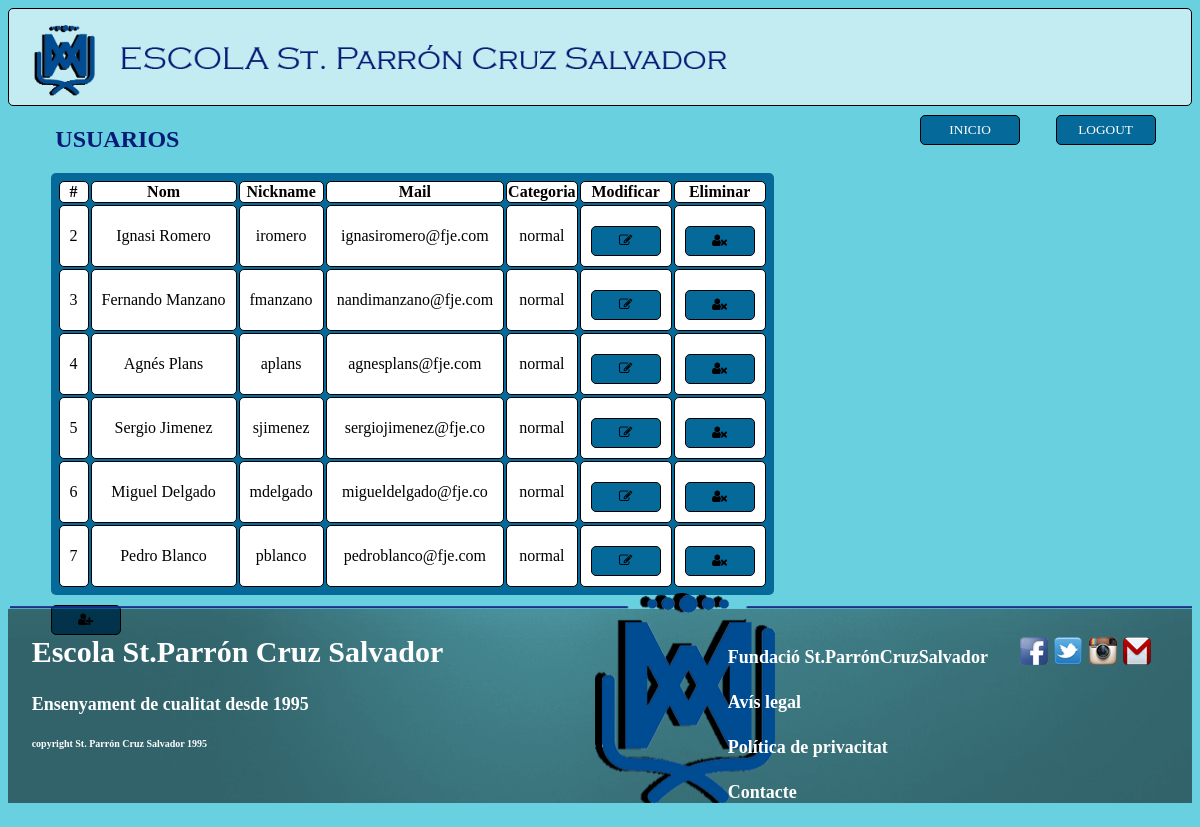
Before: /administracionAdmin.php with the older database file.
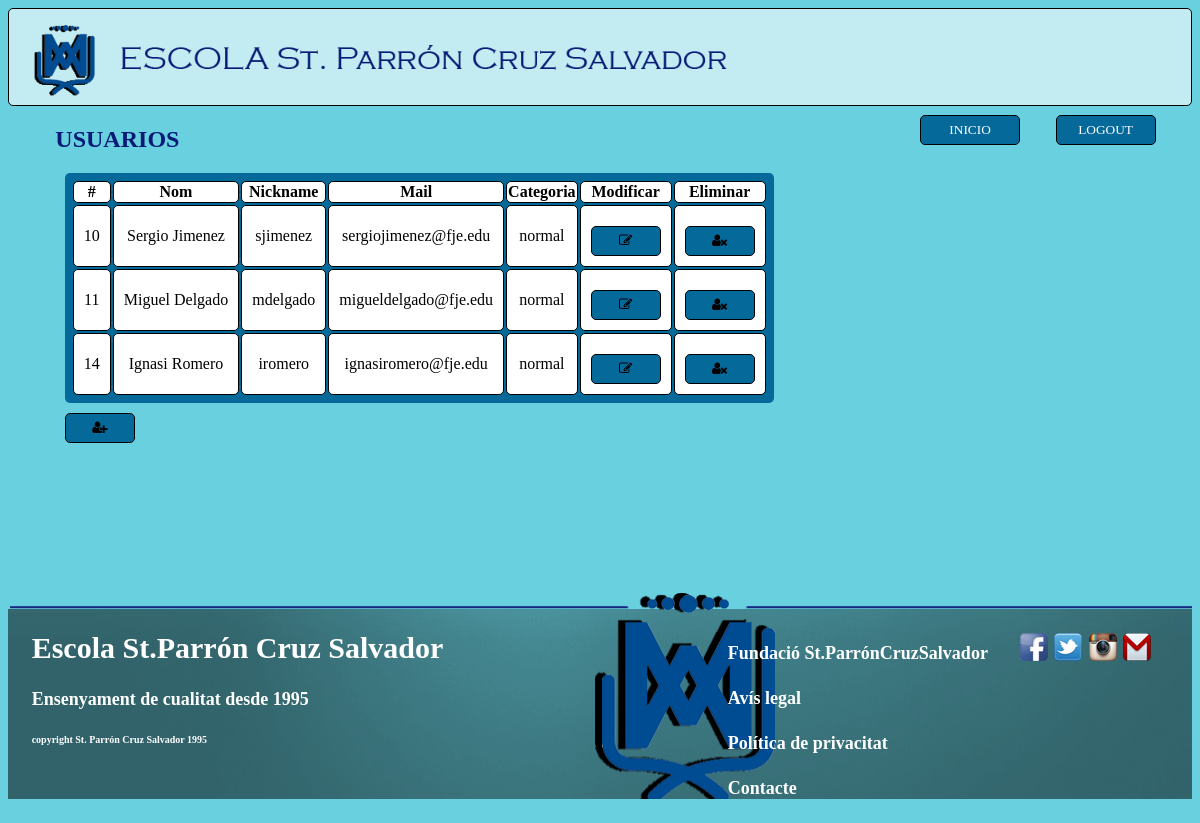
After: the same page with the newer database file.
### tables this page shows
CREATE TABLE IF NOT EXISTS `usuario` (
`id_usuario` int(11) NOT NULL,
  `nom_usuari` varchar(20) DEFAULT NULL,
  `nickname_usuari` varchar(20) DEFAULT NULL,
  `correo_usuari` varchar(40) DEFAULT NULL,
  `password_usuari` varchar(20) DEFAULT NULL,
  `tipo_usuario` varchar(10) DEFAULT NULL
);

### administracionAdmin.php (the view, shortened to what this page needs)
<!DOCTYPE html>
<html>
<head>
  <link type="text/css" rel="stylesheet" href="css.css" />
  <link rel="stylesheet" href="https://maxcdn.bootstrapcdn.com/font-awesome/4.4.0/css/font-awesome.min.css">
</head>
<header>
  <section>
    <img id='logo' src="img/logo.png">
  </section>
  <section>
    <button id='boton' type="submit" class="button" onclick="window.location.href='salir.php'">LOGOUT</button>
    <button id='boton' type="submit" class="button" onclick="window.location.href='pagina_principal_admin.php?id=<?php echo $_REQUEST['identif_usuario']; ?>'">INICIO</button>
  </section>
</header>
<body id='bg'>
  <section>
    <h1>USUARIOS</h1>
    <section id="formulario">
      <?php
        $con=mysqli_connect('localhost', 'root', 'DAW22015', 'bd_recursos');
      ?>
      <article id="usuarios">
      <?php
        $idUser=$_REQUEST['identif_usuario'];
        $buscarUsuarios="SELECT * FROM usuario WHERE tipo_usuario='normal'";
        $users=mysqli_query($con,$buscarUsuarios);
        echo "<table><tr><th>#</th><th>Nom</th><th>Nickname</th><th>Mail</th><th>Categoria</th><th>Modificar</th><th>Eliminar</th></tr>";
        if (mysqli_num_rows($users)>0){
          while($row=mysqli_fetch_array($users)){
            echo "<td>$row[id_usuario]</td>";
            echo "<td>".utf8_encode($row['nom_usuari'])."</td>";
            echo "<td>".utf8_encode($row['nickname_usuari'])."</td>";
            echo "<td>".utf8_encode($row['correo_usuari'])."</td>";
            echo "<td>".$row['tipo_usuario']."</td>";
            echo "<td>
                    <form action='modificar_users.php?id=$row[id_usuario]' method='POST'>
                      <input type='hidden' name='identif_usuario' value='$idUser'>
                      <button>
                        <i class='fa fa-pencil-square-o' style='color:black;'></i>
                      </button>
                    </form>
                  </td>";
            ?><td>
                    <form action='eliminar_users.php?id=<?php echo $row['id_usuario'] ?>' method='POST'>
                      <button onclick="return confirm('Deseas eliminar a este usuario?');">
                        <i class='fa fa-user-times' style='color:black;'></i>
                      </button>
                    </form>
                  </td>
              <?php
          }
        }
        echo "</table>";
        echo "<button><a href='afegir_users.php?identif_usuario=$_REQUEST[identif_usuario]'><i class='fa fa-user-plus'></i></a><b/button>";
      ?>
      </article>
    </section>
  </section>
  <footer id="footer">
<section>
</br><br>
<h2>Escola St.Parrón Cruz Salvador</h2>
<h4>Ensenyament de cualitat desde 1995</h4>
<h5>copyright St. Parrón Cruz Salvador 1995</h5>
</section>
<section id="spe">
  <img src="img/fb.png">
  <img src="img/tw.png">
  <img src="img/ins.png">
  <img src="img/gm.png">
</section>
<section id="info">
  <h4>Fundació St.ParrónCruzSalvador</h4>
  <h4>Avís legal</h4>
  <h4>Política de privacitat</h4>
  <h4>Contacte</h4>
</section>
</footer>
</body>
</html>

### css.css (style rules this page uses)
body { background-color: #69d0df; }
h1 { color: #071a75; margin-left: 4%; font-family: Copperplate Gothic Light; }
h2 { color: white; font-family: calibri; font-size: 30px; margin-left: 2%; margin-top: 1%; }
h4 { color: white; font-family: calibri; font-size: 18px; margin-left: 2%; }
h5 { color: white; font-family: calibri; font-size: 10px; margin-left: 2%; }
header { background-color: rgba(255,255,255,0.6); border: 1px black solid; border-radius: 5px; }
#logo { width: 800px; height: 80px; margin-top: 1%; margin-left: 1%; }
#boton { color: white; background-color: #05699a; border: 1px #000000 solid; font-family: calibri; border-radius: 5px; width: 100px; height: 30px; margin-right: 3%; margin-top: 10px; float: right; display: inline-block; }
#formulario { border-radius: 5px; margin-right: 10%; float:right; }
#formulario1 th, td { text-align: center; padding:10px; }
#formulario2 th, td { text-align: center; padding:10px; }
#formulario3 th, td { text-align: center; padding:10px; }
#formulario4 th, td { text-align: center; padding:10px; }
#formulario5 th, td { text-align: center; padding:10px; }
#formulario6 th, td { text-align: center; padding:10px; }
#formulario7 th, td { text-align: center; padding:10px; }
#formulario8 th, td { text-align: center; padding:10px; }
#formulario9 th, td { text-align: center; padding:10px; }
#usuarios table { margin-right: 300px; background-color: #05699a; border-radius: 5px; padding: 6px; }
#usuarios th, td { border: 1px black solid; border-radius: 5px; background-color: white; }
#usuarios button { margin-top: 10px; width: 70px; height:30px; background-color: #05699a; border-radius: 5px; border: 1px black solid; }
#usuarios button,a,i { color:black; }
footer { background-image: url('img/footer.png'); background-repeat: no-repeat; position: relative; margin-top:430px; }
#spe { color: white; font-family: calibri; font-size: 18px; text-align: right; margin-top: -11%; margin-right: 40px; }
#info { color: white; font-family: calibri; font-size: 18px; margin-left: 60%; position: right; margin-top: -4%; }

Changed rows visible on the page:
removed usuario: id_usuario "2", nom_usuari "Ignasi Romero", nickname_usuari "iromero", correo_usuari "ignasiromero@fje.com", tipo_usuario "normal"
no longer on this page (row edited): usuario: id_usuario "3", nom_usuari "Fernando Manzano", nickname_usuari "fmanzano", correo_usuari "nandimanzano@fje.com", tipo_usuario "normal"
removed usuario: id_usuario "4", nom_usuari "Agnés Plans", nickname_usuari "aplans", correo_usuari "agnesplans@fje.com", tipo_usuario "normal"
removed usuario: id_usuario "5", nom_usuari "Sergio Jimenez", nickname_usuari "sjimenez", correo_usuari "sergiojimenez@fje.co", tipo_usuario "normal"
removed usuario: id_usuario "6", nom_usuari "Miguel Delgado", nickname_usuari "mdelgado", correo_usuari "migueldelgado@fje.co", tipo_usuario "normal"
removed usuario: id_usuario "7", nom_usuari "Pedro Blanco", nickname_usuari "pblanco", correo_usuari "pedroblanco@fje.com", tipo_usuario "normal"
added usuario: id_usuario "10", nom_usuari "Sergio Jimenez", nickname_usuari "sjimenez", correo_usuari "sergiojimenez@fje.edu", tipo_usuario "normal"
added usuario: id_usuario "11", nom_usuari "Miguel Delgado", nickname_usuari "mdelgado", correo_usuari "migueldelgado@fje.edu", tipo_usuario "normal"
added usuario: id_usuario "14", nom_usuari "Ignasi Romero", nickname_usuari "iromero", correo_usuari "ignasiromero@fje.edu", tipo_usuario "normal"
